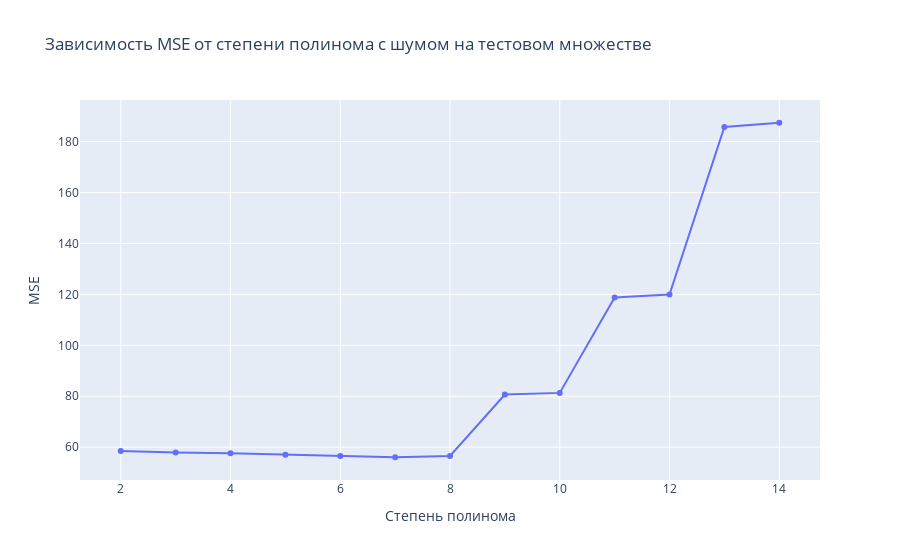

Here is the notebook cell this chart was saved with:
### Code cell
plot_mse_extent(polynoms, mses,  "Зависимость MSE от степени полинома с шумом на тестовом множестве")

### Figure 1 — Plotly figure (JSON) as saved in the notebook; plotly's stock layout.template omitted (floating-point values rounded to 4 significant figures)
{"data": [{"type": "scatter", "x": [2, 3, 4, 5, 6, 7, 8, 9, 10, 11, 12, 13, 14], "y": [58.53, 57.9, 57.61, 57.03, 56.57, 56.04, 56.53, 80.68, 81.32, 118.8, 119.9, 185.7, 187.4]}], "layout": {"title": {"text": "Зависимость MSE от степени полинома с шумом на тестовом множестве"}, "xaxis": {"title": {"text": "Степень полинома"}}, "yaxis": {"title": {"text": "MSE"}}}}
